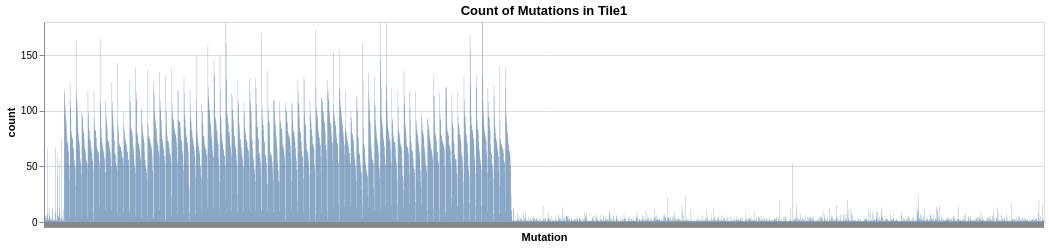
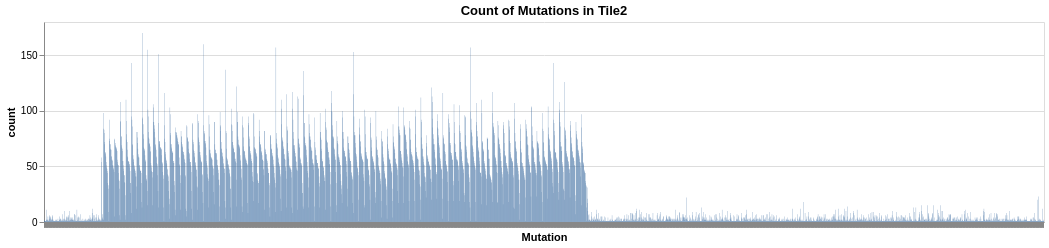
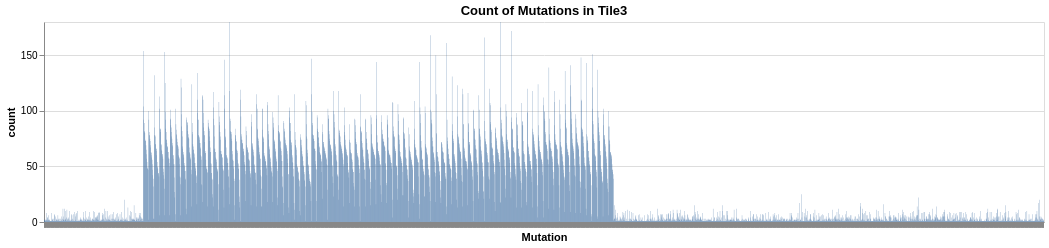
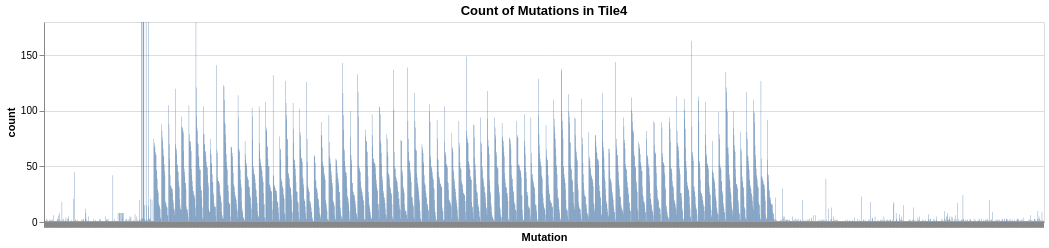

The code cell stored with these charts, in order, in its notebook:
### Code cell
dfs = {
    'tile1': tile1_site_freqs,  
    'tile2': tile2_site_freqs,
    'tile3': tile3_site_freqs,
    'tile4': tile4_site_freqs,  
    'tile5': tile5_site_freqs,
    'tile6': tile6_site_freqs,
    'tile7': tile7_site_freqs,  
    'tile8': tile8_site_freqs,
    'tile9': tile9_site_freqs,
    'tile10': tile10_site_freqs,  
    'tile13': tile13_site_freqs
}


def plot_mutation_frequencies(df, title):
    all_mutations = []
    all_frequencies = []
    all_sites = []


    for _, row in df.iterrows():
        mutations = row['mutants'].split(', ')
        site = row['reference_site']
        for mutation in mutations:
            aa, freq = mutation.split('=')
            all_mutations.append(f"{aa} (Site {site})")  
            all_frequencies.append(int(freq))
            all_sites.append(site)

    # Create a new DataFrame with the parsed data
    data = pd.DataFrame({
        'Mutation': all_mutations,
        'Frequency': all_frequencies,
        'Reference Site': all_sites
    })

    # Create the interactive plot
    chart = alt.Chart(data).mark_bar().encode(
        x=alt.X('Mutation:N', sort=None, title='Mutation', axis=alt.Axis(labels=False)),
        y=alt.Y('Frequency:Q', title='count', scale=alt.Scale(domain=[0, 180])),
        tooltip=['Mutation', 'Frequency', 'Reference Site']  # Tooltip to show details on hover
    ).properties(
        width=1000,
        height=200,
        title=title  
    ).interactive()  

  
    return chart


charts = []
for name, df in dfs.items():
    chart = plot_mutation_frequencies(df, f"Count of Mutations in {name.capitalize()}")
    charts.append(chart)


for chart in charts:
    display(chart)

### Figure 1 — Vega-Lite specification as saved in the notebook (floating-point values rounded to 4 significant figures; data arrays with more than 128 entries replaced by an {"elided": "..."} marker saying what was removed)
{"config": {"view": {"continuousWidth": 300, "continuousHeight": 300}}, "data": {"name": "data-62877fd931c1d80a3cba2dd685019540"}, "mark": {"type": "bar"}, "encoding": {"tooltip": [{"field": "Mutation", "type": "nominal"}, {"field": "Frequency", "type": "quantitative"}, {"field": "Reference Site", "type": "quantitative"}], "x": {"axis": {"labels": false}, "field": "Mutation", "sort": null, "title": "Mutation", "type": "nominal"}, "y": {"field": "Frequency", "scale": {"domain": [0, 180]}, "title": "count", "type": "quantitative"}}, "height": 200, "params": [{"name": "param_346", "select": {"type": "interval", "encodings": ["x", "y"]}, "bind": "scales"}], "title": "Count of Mutations in Tile1", "width": 1000, "$schema": "https://vega.github.io/schema/vega-lite/v5.15.1.json", "datasets": {"data-62877fd931c1d80a3cba2dd685019540": {"elided": "3468 records"}}}

### Figure 2 — Vega-Lite specification as saved in the notebook (floating-point values rounded to 4 significant figures; data arrays with more than 128 entries replaced by an {"elided": "..."} marker saying what was removed)
{"config": {"view": {"continuousWidth": 300, "continuousHeight": 300}}, "data": {"name": "data-6b526c90ee691b0d0fae1c0b1256619a"}, "mark": {"type": "bar"}, "encoding": {"tooltip": [{"field": "Mutation", "type": "nominal"}, {"field": "Frequency", "type": "quantitative"}, {"field": "Reference Site", "type": "quantitative"}], "x": {"axis": {"labels": false}, "field": "Mutation", "sort": null, "title": "Mutation", "type": "nominal"}, "y": {"field": "Frequency", "scale": {"domain": [0, 180]}, "title": "count", "type": "quantitative"}}, "height": 200, "params": [{"name": "param_347", "select": {"type": "interval", "encodings": ["x", "y"]}, "bind": "scales"}], "title": "Count of Mutations in Tile2", "width": 1000, "$schema": "https://vega.github.io/schema/vega-lite/v5.15.1.json", "datasets": {"data-6b526c90ee691b0d0fae1c0b1256619a": {"elided": "3689 records"}}}

### Figure 3 — Vega-Lite specification as saved in the notebook (floating-point values rounded to 4 significant figures; data arrays with more than 128 entries replaced by an {"elided": "..."} marker saying what was removed)
{"config": {"view": {"continuousWidth": 300, "continuousHeight": 300}}, "data": {"name": "data-f4469659aed0263ce829eedb55fad553"}, "mark": {"type": "bar"}, "encoding": {"tooltip": [{"field": "Mutation", "type": "nominal"}, {"field": "Frequency", "type": "quantitative"}, {"field": "Reference Site", "type": "quantitative"}], "x": {"axis": {"labels": false}, "field": "Mutation", "sort": null, "title": "Mutation", "type": "nominal"}, "y": {"field": "Frequency", "scale": {"domain": [0, 180]}, "title": "count", "type": "quantitative"}}, "height": 200, "params": [{"name": "param_348", "select": {"type": "interval", "encodings": ["x", "y"]}, "bind": "scales"}], "title": "Count of Mutations in Tile3", "width": 1000, "$schema": "https://vega.github.io/schema/vega-lite/v5.15.1.json", "datasets": {"data-f4469659aed0263ce829eedb55fad553": {"elided": "3770 records"}}}

### Figure 4 — Vega-Lite specification as saved in the notebook (floating-point values rounded to 4 significant figures; data arrays with more than 128 entries replaced by an {"elided": "..."} marker saying what was removed)
{"config": {"view": {"continuousWidth": 300, "continuousHeight": 300}}, "data": {"name": "data-7f08d0ad48fb86023a045f98dcb5d71f"}, "mark": {"type": "bar"}, "encoding": {"tooltip": [{"field": "Mutation", "type": "nominal"}, {"field": "Frequency", "type": "quantitative"}, {"field": "Reference Site", "type": "quantitative"}], "x": {"axis": {"labels": false}, "field": "Mutation", "sort": null, "title": "Mutation", "type": "nominal"}, "y": {"field": "Frequency", "scale": {"domain": [0, 180]}, "title": "count", "type": "quantitative"}}, "height": 200, "params": [{"name": "param_349", "select": {"type": "interval", "encodings": ["x", "y"]}, "bind": "scales"}], "title": "Count of Mutations in Tile4", "width": 1000, "$schema": "https://vega.github.io/schema/vega-lite/v5.15.1.json", "datasets": {"data-7f08d0ad48fb86023a045f98dcb5d71f": {"elided": "2708 records"}}}
